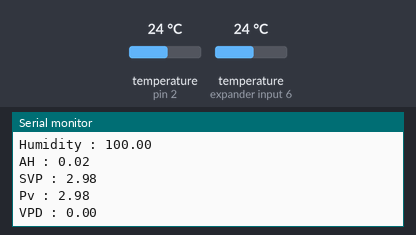
Bench run of a sketch on a simulated Arduino Uno, built with avr-gcc and run on an emulated ATmega328P. Parts: the last lines printed to the serial monitor. The test bench sets the inputs (shaded band); at power-on: temperature (sensors on pin 2, expander input 6) 24 °C.

Above: at 12.4 s.
12.5 s: temperature (sensor on pin 2) set to 12 °C
21.1 s: temperature (sensor on expander input 6) set to 12 °C
At 23.4 s:
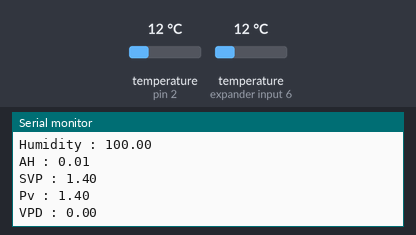
29.7 s: temperature (sensor on pin 2) set to 19 °C
At 34.0 s:
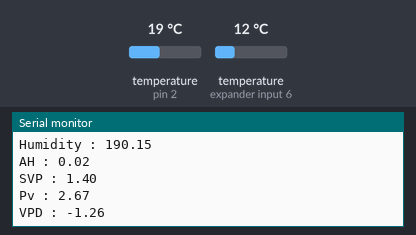
38.3 s: temperature (sensor on expander input 6) set to 19 °C
At 44.6 s:
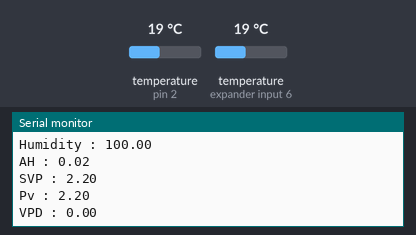
Timing chart, 0 to 46.1 s (numbered marks = the images above; inputs shaded):
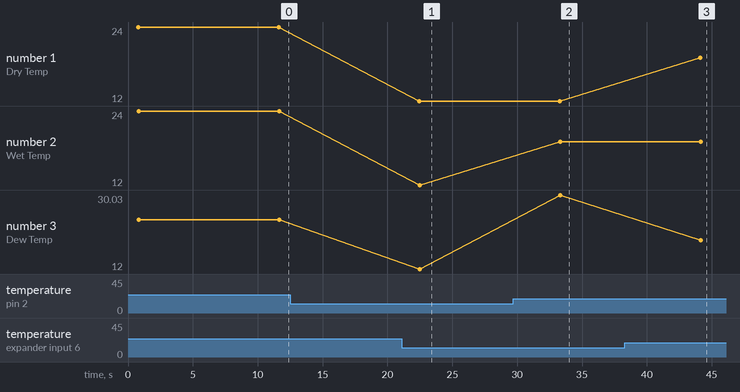

The sketch:

DS18B20_Air.ino
```cpp
#include <OneWire.h>
#include <DallasTemperature.h>
#define ONE_WIRE_BUS 2
OneWire oneWire(ONE_WIRE_BUS);
DallasTemperature sensors(&oneWire);
uint8_t sensor1[8] = { 0x28, 0xFF, 0x6E, 0x73, 0x71, 0x17, 0x04, 0x7C };
uint8_t sensor2[8] = { 0x28, 0xFF, 0x2B, 0xFB, 0x71, 0x17, 0x04, 0x82 };
float Dry_Temp;
float Wet_Temp;

void setup(void) {
  Serial.begin(9600);
  sensors.begin();
}

void loop(void) {
  float Patm = 101.325; //기압 kPa
  sensors.requestTemperatures();
  Wet_Temp = sensors.getTempC(sensor1); //습구온도
  Dry_Temp = sensors.getTempC(sensor2); //건구온도
  float Psdt = 0.61078 * exp((17.27 * Dry_Temp) / (237.3 + Dry_Temp)); //kPa
  float Pswt = 0.61078 * exp((17.27 * Wet_Temp) / (237.3 + Wet_Temp)); //kPa
  float Pv = Pswt - Patm * 0.000662 * (Dry_Temp - Wet_Temp); //수증기압
  float Humidity = 100 * Pv / Psdt; //상대습도
  float VPD = Psdt * (1 - Humidity / 100); //수증기압포차
  float Dew_Temp = (Dry_Temp - (100 - Humidity) / 5); //노점온도
  float AH = 2.16679 * Pv / (273.15 + Dry_Temp); //절대습도
  Serial.print("Dry Temp : "); Serial.println(Dry_Temp);
  Serial.print("Wet Temp: "); Serial.println(Wet_Temp);
  Serial.print("Dew Temp : "); Serial.println(Dew_Temp);
  Serial.print("Humidity : "); Serial.println(Humidity);
  Serial.print("AH : "); Serial.println(AH);
  Serial.print("SVP : "); Serial.println(Psdt);
  Serial.print("Pv : "); Serial.println(Pv);
  Serial.print("VPD : "); Serial.println(VPD);
  delay(10000);
}
```

Measured:
- after the input at 21.1 s, the serial monitor: prints a new line after 1.4 s (image 1)
- after the input at 29.7 s, the serial monitor: prints a new line after 3.6 s (image 2)
- after the input at 38.3 s, the serial monitor: prints a new line after 5.8 s (image 3)
- plotted number 2: 12 → 19 after the input at 29.7 s
- plotted number 3: 12 → 30.03 after the input at 29.7 s
